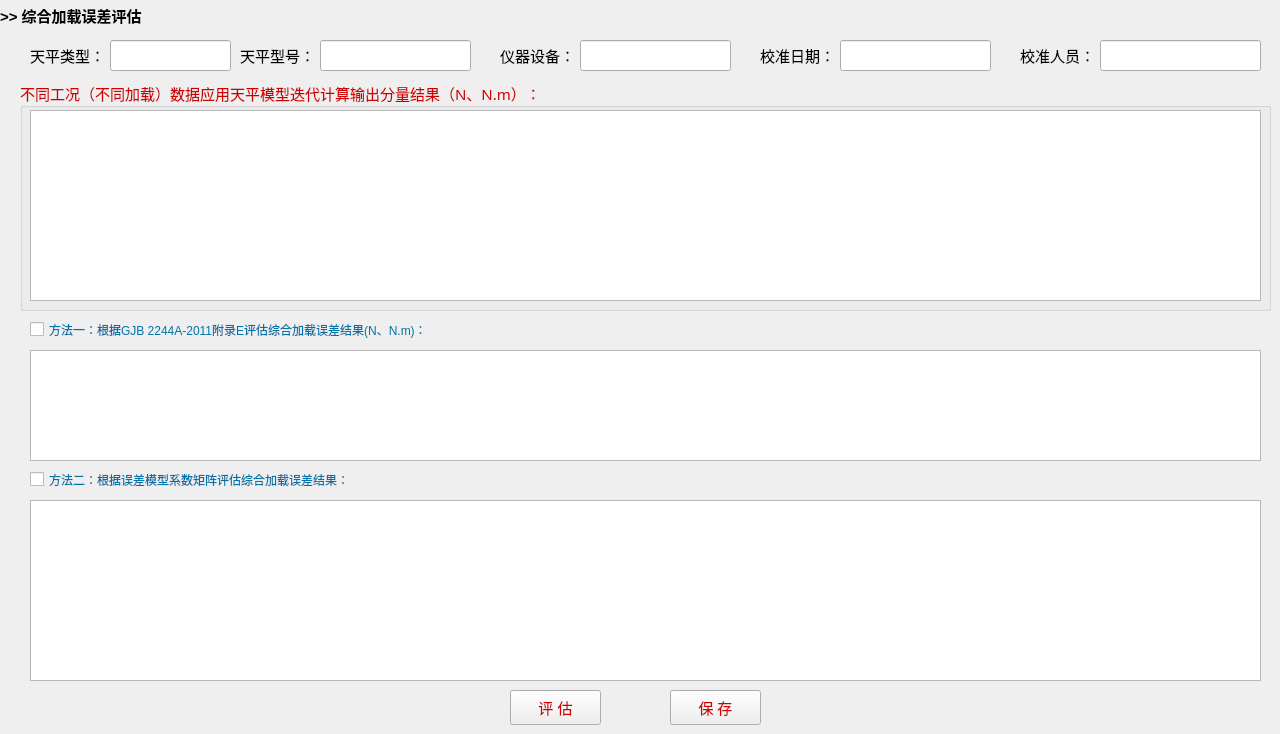
    <widget class="QWidget" name="page_6">
     <widget class="QLineEdit" name="lineEdit_b_person_5">
      <property name="geometry">
       <rect>
        <x>1100</x>
        <y>40</y>
        <width>161</width>
        <height>31</height>
       </rect>
      </property>
      <property name="minimumSize">
       <size>
        <width>0</width>
        <height>25</height>
       </size>
      </property>
      <property name="maximumSize">
       <size>
        <width>16777215</width>
        <height>100</height>
       </size>
      </property>
      <property name="font">
       <font>
        <family>Times New Roman</family>
        <pointsize>11</pointsize>
       </font>
      </property>
      <property name="inputMask">
       <string/>
      </property>
      <property name="text">
       <string/>
      </property>
      <property name="readOnly">
       <bool>true</bool>
      </property>
     </widget>
     <widget class="QGroupBox" name="groupBox_7">
      <property name="geometry">
       <rect>
        <x>20</x>
        <y>80</y>
        <width>1251</width>
        <height>231</height>
       </rect>
      </property>
      <property name="palette">
       <palette>
        <active>
         <colorrole role="WindowText">
          <brush brushstyle="SolidPattern">
           <color alpha="255">
            <red>208</red>
            <green>0</green>
            <blue>0</blue>
           </color>
          </brush>
         </colorrole>
        </active>
        <inactive>
         <colorrole role="WindowText">
          <brush brushstyle="SolidPattern">
           <color alpha="255">
            <red>208</red>
            <green>0</green>
            <blue>0</blue>
           </color>
          </brush>
         </colorrole>
        </inactive>
        <disabled>
         <colorrole role="WindowText">
          <brush brushstyle="SolidPattern">
           <color alpha="255">
            <red>120</red>
            <green>120</green>
            <blue>120</blue>
           </color>
          </brush>
         </colorrole>
        </disabled>
       </palette>
      </property>
      <property name="font">
       <font>
        <family>Agency FB</family>
        <pointsize>11</pointsize>
       </font>
      </property>
      <property name="layoutDirection">
       <enum>Qt::LeftToRight</enum>
      </property>
      <property name="title">
       <string>不同工况（不同加载）数据应用天平模型迭代计算输出分量结果（N、N.m）：</string>
      </property>
      <property name="alignment">
       <set>Qt::AlignLeading|Qt::AlignLeft|Qt::AlignVCenter</set>
      </property>
      <widget class="QTableView" name="tableView_iteration_out">
       <property name="geometry">
        <rect>
         <x>10</x>
         <y>30</y>
         <width>1231</width>
         <height>191</height>
        </rect>
       </property>
       <property name="lineWidth">
        <number>150</number>
       </property>
       <property name="midLineWidth">
        <number>150</number>
       </property>
      </widget>
     </widget>
     <widget class="QLabel" name="label_35">
      <property name="geometry">
       <rect>
        <x>0</x>
        <y>0</y>
        <width>201</width>
        <height>31</height>
       </rect>
      </property>
      <property name="font">
       <font>
        <pointsize>11</pointsize>
        <weight>75</weight>
        <bold>true</bold>
       </font>
      </property>
      <property name="text">
       <string>&gt;&gt; 综合加载误差评估</string>
      </property>
     </widget>
     <widget class="QLabel" name="label_33">
      <property name="geometry">
       <rect>
        <x>240</x>
        <y>40</y>
        <width>81</width>
        <height>31</height>
       </rect>
      </property>
      <property name="palette">
       <palette>
        <active>
         <colorrole role="WindowText">
          <brush brushstyle="SolidPattern">
           <color alpha="255">
            <red>0</red>
            <green>0</green>
            <blue>0</blue>
           </color>
          </brush>
         </colorrole>
        </active>
        <inactive>
         <colorrole role="WindowText">
          <brush brushstyle="SolidPattern">
           <color alpha="255">
            <red>0</red>
            <green>0</green>
            <blue>0</blue>
           </color>
          </brush>
         </colorrole>
        </inactive>
        <disabled>
         <colorrole role="WindowText">
          <brush brushstyle="SolidPattern">
           <color alpha="255">
            <red>120</red>
            <green>120</green>
            <blue>120</blue>
           </color>
          </brush>
         </colorrole>
        </disabled>
       </palette>
      </property>
      <property name="font">
       <font>
        <pointsize>11</pointsize>
       </font>
      </property>
      <property name="text">
       <string>天平型号：</string>
      </property>
     </widget>
     <widget class="QTableView" name="tableView_comprehen_err_ass">
      <property name="geometry">
       <rect>
        <x>30</x>
        <y>350</y>
        <width>1231</width>
        <height>111</height>
       </rect>
      </property>
      <property name="lineWidth">
       <number>150</number>
      </property>
      <property name="midLineWidth">
       <number>150</number>
      </property>
     </widget>
     <widget class="QLabel" name="label_16">
      <property name="geometry">
       <rect>
        <x>760</x>
        <y>40</y>
        <width>81</width>
        <height>31</height>
       </rect>
      </property>
      <property name="palette">
       <palette>
        <active>
         <colorrole role="WindowText">
          <brush brushstyle="SolidPattern">
           <color alpha="255">
            <red>0</red>
            <green>0</green>
            <blue>0</blue>
           </color>
          </brush>
         </colorrole>
        </active>
        <inactive>
         <colorrole role="WindowText">
          <brush brushstyle="SolidPattern">
           <color alpha="255">
            <red>0</red>
            <green>0</green>
            <blue>0</blue>
           </color>
          </brush>
         </colorrole>
        </inactive>
        <disabled>
         <colorrole role="WindowText">
          <brush brushstyle="SolidPattern">
           <color alpha="255">
            <red>120</red>
            <green>120</green>
            <blue>120</blue>
           </color>
          </brush>
         </colorrole>
        </disabled>
       </palette>
      </property>
      <property name="font">
       <font>
        <pointsize>11</pointsize>
       </font>
      </property>
      <property name="text">
       <string>校准日期：</string>
      </property>
     </widget>
     <widget class="QLabel" name="label_37">
      <property name="geometry">
       <rect>
        <x>1020</x>
        <y>40</y>
        <width>81</width>
        <height>31</height>
       </rect>
      </property>
      <property name="palette">
       <palette>
        <active>
         <colorrole role="WindowText">
          <brush brushstyle="SolidPattern">
           <color alpha="255">
            <red>0</red>
            <green>0</green>
            <blue>0</blue>
           </color>
          </brush>
         </colorrole>
        </active>
        <inactive>
         <colorrole role="WindowText">
          <brush brushstyle="SolidPattern">
           <color alpha="255">
            <red>0</red>
            <green>0</green>
            <blue>0</blue>
           </color>
          </brush>
         </colorrole>
        </inactive>
        <disabled>
         <colorrole role="WindowText">
          <brush brushstyle="SolidPattern">
           <color alpha="255">
            <red>120</red>
            <green>120</green>
            <blue>120</blue>
           </color>
          </brush>
         </colorrole>
        </disabled>
       </palette>
      </property>
      <property name="font">
       <font>
        <pointsize>11</pointsize>
       </font>
      </property>
      <property name="text">
       <string>校准人员：</string>
      </property>
     </widget>
     <widget class="QTableView" name="tableView_comprehen_66">
      <property name="geometry">
       <rect>
        <x>30</x>
        <y>500</y>
        <width>1231</width>
        <height>181</height>
       </rect>
      </property>
      <property name="lineWidth">
       <number>150</number>
      </property>
      <property name="midLineWidth">
       <number>150</number>
      </property>
     </widget>
     <widget class="QPushButton" name="pushButton_data_comprehen_save">
      <property name="geometry">
       <rect>
        <x>670</x>
        <y>690</y>
        <width>91</width>
        <height>35</height>
       </rect>
      </property>
      <property name="palette">
       <palette>
        <active>
         <colorrole role="ButtonText">
          <brush brushstyle="SolidPattern">
           <color alpha="255">
            <red>208</red>
            <green>0</green>
            <blue>0</blue>
           </color>
          </brush>
         </colorrole>
        </active>
        <inactive>
         <colorrole role="ButtonText">
          <brush brushstyle="SolidPattern">
           <color alpha="255">
            <red>208</red>
            <green>0</green>
            <blue>0</blue>
           </color>
          </brush>
         </colorrole>
        </inactive>
        <disabled>
         <colorrole role="ButtonText">
          <brush brushstyle="SolidPattern">
           <color alpha="255">
            <red>120</red>
            <green>120</green>
            <blue>120</blue>
           </color>
          </brush>
         </colorrole>
        </disabled>
       </palette>
      </property>
      <property name="font">
       <font>
        <family>Agency FB</family>
        <pointsize>11</pointsize>
       </font>
      </property>
      <property name="text">
       <string>保 存</string>
      </property>
     </widget>
     <widget class="QCheckBox" name="checkBox_method1_2">
      <property name="geometry">
       <rect>
        <x>30</x>
        <y>470</y>
        <width>631</width>
        <height>19</height>
       </rect>
      </property>
      <property name="palette">
       <palette>
        <active>
         <colorrole role="WindowText">
          <brush brushstyle="SolidPattern">
           <color alpha="255">
            <red>0</red>
            <green>115</green>
            <blue>168</blue>
           </color>
          </brush>
         </colorrole>
         <colorrole role="Text">
          <brush brushstyle="SolidPattern">
           <color alpha="255">
            <red>0</red>
            <green>0</green>
            <blue>0</blue>
           </color>
          </brush>
         </colorrole>
         <colorrole role="PlaceholderText">
          <brush brushstyle="SolidPattern">
           <color alpha="128">
            <red>0</red>
            <green>0</green>
            <blue>0</blue>
           </color>
          </brush>
         </colorrole>
        </active>
        <inactive>
         <colorrole role="WindowText">
          <brush brushstyle="SolidPattern">
           <color alpha="255">
            <red>0</red>
            <green>115</green>
            <blue>168</blue>
           </color>
          </brush>
         </colorrole>
         <colorrole role="Text">
          <brush brushstyle="SolidPattern">
           <color alpha="255">
            <red>0</red>
            <green>0</green>
            <blue>0</blue>
           </color>
          </brush>
         </colorrole>
         <colorrole role="PlaceholderText">
          <brush brushstyle="SolidPattern">
           <color alpha="128">
            <red>0</red>
            <green>0</green>
            <blue>0</blue>
           </color>
          </brush>
         </colorrole>
        </inactive>
        <disabled>
         <colorrole role="WindowText">
          <brush brushstyle="SolidPattern">
           <color alpha="255">
            <red>120</red>
            <green>120</green>
            <blue>120</blue>
           </color>
          </brush>
         </colorrole>
         <colorrole role="Text">
          <brush brushstyle="SolidPattern">
           <color alpha="255">
            <red>120</red>
            <green>120</green>
            <blue>120</blue>
           </color>
          </brush>
         </colorrole>
         <colorrole role="PlaceholderText">
          <brush brushstyle="SolidPattern">
           <color alpha="128">
            <red>0</red>
            <green>0</green>
            <blue>0</blue>
           </color>
          </brush>
         </colorrole>
        </disabled>
       </palette>
      </property>
      <property name="text">
       <string>方法二：根据误差模型系数矩阵评估综合加载误差结果：</string>
      </property>
     </widget>
     <widget class="QLineEdit" name="lineEdit_b_type_4">
      <property name="enabled">
       <bool>true</bool>
      </property>
      <property name="geometry">
       <rect>
        <x>110</x>
        <y>40</y>
        <width>121</width>
        <height>31</height>
       </rect>
      </property>
      <property name="minimumSize">
       <size>
        <width>0</width>
        <height>25</height>
       </size>
      </property>
      <property name="maximumSize">
       <size>
        <width>16777215</width>
        <height>100</height>
       </size>
      </property>
      <property name="font">
       <font>
        <family>Times New Roman</family>
        <pointsize>11</pointsize>
       </font>
      </property>
      <property name="inputMask">
       <string/>
      </property>
      <property name="text">
       <string/>
      </property>
      <property name="readOnly">
       <bool>true</bool>
      </property>
     </widget>
     <widget class="QPushButton" name="pushButton_data_comprehen_ass">
      <property name="geometry">
       <rect>
        <x>510</x>
        <y>690</y>
        <width>91</width>
        <height>35</height>
       </rect>
      </property>
      <property name="palette">
       <palette>
        <active>
         <colorrole role="ButtonText">
          <brush brushstyle="SolidPattern">
           <color alpha="255">
            <red>208</red>
            <green>0</green>
            <blue>0</blue>
           </color>
          </brush>
         </colorrole>
        </active>
        <inactive>
         <colorrole role="ButtonText">
          <brush brushstyle="SolidPattern">
           <color alpha="255">
            <red>208</red>
            <green>0</green>
            <blue>0</blue>
           </color>
          </brush>
         </colorrole>
        </inactive>
        <disabled>
         <colorrole role="ButtonText">
          <brush brushstyle="SolidPattern">
           <color alpha="255">
            <red>120</red>
            <green>120</green>
            <blue>120</blue>
           </color>
          </brush>
         </colorrole>
        </disabled>
       </palette>
      </property>
      <property name="font">
       <font>
        <pointsize>11</pointsize>
       </font>
      </property>
      <property name="text">
       <string>评 估</string>
      </property>
     </widget>
     <widget class="QLineEdit" name="lineEdit_b_date_5">
      <property name="geometry">
       <rect>
        <x>840</x>
        <y>40</y>
        <width>151</width>
        <height>31</height>
       </rect>
      </property>
      <property name="minimumSize">
       <size>
        <width>0</width>
        <height>25</height>
       </size>
      </property>
      <property name="maximumSize">
       <size>
        <width>16777215</width>
        <height>100</height>
       </size>
      </property>
      <property name="font">
       <font>
        <family>Times New Roman</family>
        <pointsize>11</pointsize>
       </font>
      </property>
      <property name="inputMask">
       <string/>
      </property>
      <property name="text">
       <string/>
      </property>
      <property name="readOnly">
       <bool>true</bool>
      </property>
     </widget>
     <widget class="QCheckBox" name="checkBox_method1">
      <property name="geometry">
       <rect>
        <x>30</x>
        <y>320</y>
        <width>631</width>
        <height>19</height>
       </rect>
      </property>
      <property name="palette">
       <palette>
        <active>
         <colorrole role="WindowText">
          <brush brushstyle="SolidPattern">
           <color alpha="255">
            <red>0</red>
            <green>115</green>
            <blue>168</blue>
           </color>
          </brush>
         </colorrole>
         <colorrole role="Text">
          <brush brushstyle="SolidPattern">
           <color alpha="255">
            <red>0</red>
            <green>0</green>
            <blue>0</blue>
           </color>
          </brush>
         </colorrole>
         <colorrole role="PlaceholderText">
          <brush brushstyle="SolidPattern">
           <color alpha="128">
            <red>0</red>
            <green>0</green>
            <blue>0</blue>
           </color>
          </brush>
         </colorrole>
        </active>
        <inactive>
         <colorrole role="WindowText">
          <brush brushstyle="SolidPattern">
           <color alpha="255">
            <red>0</red>
            <green>115</green>
            <blue>168</blue>
           </color>
          </brush>
         </colorrole>
         <colorrole role="Text">
          <brush brushstyle="SolidPattern">
           <color alpha="255">
            <red>0</red>
            <green>0</green>
            <blue>0</blue>
           </color>
          </brush>
         </colorrole>
         <colorrole role="PlaceholderText">
          <brush brushstyle="SolidPattern">
           <color alpha="128">
            <red>0</red>
            <green>0</green>
            <blue>0</blue>
           </color>
          </brush>
         </colorrole>
        </inactive>
        <disabled>
         <colorrole role="WindowText">
          <brush brushstyle="SolidPattern">
           <color alpha="255">
            <red>120</red>
            <green>120</green>
            <blue>120</blue>
           </color>
          </brush>
         </colorrole>
         <colorrole role="Text">
          <brush brushstyle="SolidPattern">
           <color alpha="255">
            <red>120</red>
            <green>120</green>
            <blue>120</blue>
           </color>
          </brush>
         </colorrole>
         <colorrole role="PlaceholderText">
          <brush brushstyle="SolidPattern">
           <color alpha="128">
            <red>0</red>
            <green>0</green>
            <blue>0</blue>
           </color>
          </brush>
         </colorrole>
        </disabled>
       </palette>
      </property>
      <property name="text">
       <string>方法一：根据GJB 2244A-2011附录E评估综合加载误差结果(N、N.m)：</string>
      </property>
     </widget>
     <widget class="QLineEdit" name="lineEdit_b_name_5">
      <property name="enabled">
       <bool>true</bool>
      </property>
      <property name="geometry">
       <rect>
        <x>320</x>
        <y>40</y>
        <width>151</width>
        <height>31</height>
       </rect>
      </property>
      <property name="minimumSize">
       <size>
        <width>0</width>
        <height>25</height>
       </size>
      </property>
      <property name="maximumSize">
       <size>
        <width>16777215</width>
        <height>100</height>
       </size>
      </property>
      <property name="font">
       <font>
        <family>Times New Roman</family>
        <pointsize>11</pointsize>
       </font>
      </property>
      <property name="inputMask">
       <string/>
      </property>
      <property name="text">
       <string/>
      </property>
      <property name="readOnly">
       <bool>true</bool>
      </property>
     </widget>
     <widget class="QLineEdit" name="lineEdit_b_instru_5">
      <property name="geometry">
       <rect>
        <x>580</x>
        <y>40</y>
        <width>151</width>
        <height>31</height>
       </rect>
      </property>
      <property name="minimumSize">
       <size>
        <width>0</width>
        <height>25</height>
       </size>
      </property>
      <property name="maximumSize">
       <size>
        <width>16777215</width>
        <height>100</height>
       </size>
      </property>
      <property name="font">
       <font>
        <family>Times New Roman</family>
        <pointsize>11</pointsize>
       </font>
      </property>
      <property name="inputMask">
       <string/>
      </property>
      <property name="text">
       <string/>
      </property>
      <property name="readOnly">
       <bool>true</bool>
      </property>
     </widget>
     <widget class="QLabel" name="label_27">
      <property name="geometry">
       <rect>
        <x>30</x>
        <y>40</y>
        <width>81</width>
        <height>31</height>
       </rect>
      </property>
      <property name="palette">
       <palette>
        <active>
         <colorrole role="WindowText">
          <brush brushstyle="SolidPattern">
           <color alpha="255">
            <red>0</red>
            <green>0</green>
            <blue>0</blue>
           </color>
          </brush>
         </colorrole>
        </active>
        <inactive>
         <colorrole role="WindowText">
          <brush brushstyle="SolidPattern">
           <color alpha="255">
            <red>0</red>
            <green>0</green>
            <blue>0</blue>
           </color>
          </brush>
         </colorrole>
        </inactive>
        <disabled>
         <colorrole role="WindowText">
          <brush brushstyle="SolidPattern">
           <color alpha="255">
            <red>120</red>
            <green>120</green>
            <blue>120</blue>
           </color>
          </brush>
         </colorrole>
        </disabled>
       </palette>
      </property>
      <property name="font">
       <font>
        <pointsize>11</pointsize>
       </font>
      </property>
      <property name="text">
       <string>天平类型：</string>
      </property>
     </widget>
     <widget class="QLabel" name="label_39">
      <property name="geometry">
       <rect>
        <x>500</x>
        <y>40</y>
        <width>81</width>
        <height>31</height>
       </rect>
      </property>
      <property name="palette">
       <palette>
        <active>
         <colorrole role="WindowText">
          <brush brushstyle="SolidPattern">
           <color alpha="255">
            <red>0</red>
            <green>0</green>
            <blue>0</blue>
           </color>
          </brush>
         </colorrole>
        </active>
        <inactive>
         <colorrole role="WindowText">
          <brush brushstyle="SolidPattern">
           <color alpha="255">
            <red>0</red>
            <green>0</green>
            <blue>0</blue>
           </color>
          </brush>
         </colorrole>
        </inactive>
        <disabled>
         <colorrole role="WindowText">
          <brush brushstyle="SolidPattern">
           <color alpha="255">
            <red>120</red>
            <green>120</green>
            <blue>120</blue>
           </color>
          </brush>
         </colorrole>
        </disabled>
       </palette>
      </property>
      <property name="font">
       <font>
        <pointsize>11</pointsize>
       </font>
      </property>
      <property name="text">
       <string>仪器设备：</string>
      </property>
     </widget>
    </widget>
